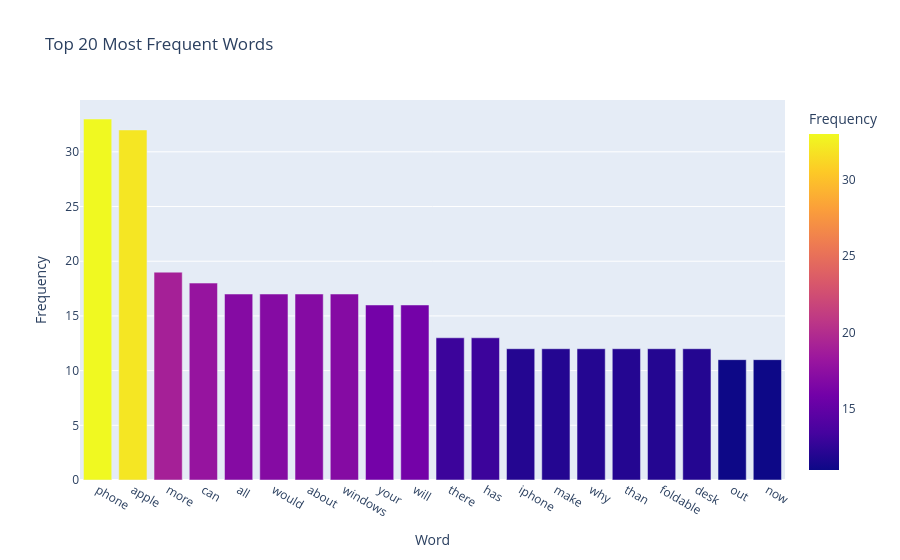

The notebook cell saved with this chart:
### Code cell
top_words = get_top_words(df_comments['comment_text'])
df_words = pd.DataFrame(top_words, columns=['Word', 'Frequency'])

# Chart 3: Top Words
fig3 = px.bar(df_words, x='Word', y='Frequency', title="Top 20 Most Frequent Words", color='Frequency')
fig3.show()

print("\n🔍 EDA Complete. Review the charts above!")

### Figure 1 — Plotly figure (JSON) as saved in the notebook; plotly's stock layout.template omitted (floating-point values rounded to 4 significant figures)
{"data": [{"hovertemplate": "Word=%{x}<br>Frequency=%{marker.color}<extra></extra>", "legendgroup": "", "marker": {"color": [33, 32, 19, 18, 17, 17, 17, 17, 16, 16, 13, 13, 12, 12, 12, 12, 12, 12, 11, 11], "coloraxis": "coloraxis", "pattern": {"shape": ""}}, "name": "", "orientation": "v", "showlegend": false, "textposition": "auto", "type": "bar", "x": ["phone", "apple", "more", "can", "all", "would", "about", "windows", "your", "will", "there", "has", "iphone", "make", "why", "than", "foldable", "desk", "out", "now"], "xaxis": "x", "y": [33, 32, 19, 18, 17, 17, 17, 17, 16, 16, 13, 13, 12, 12, 12, 12, 12, 12, 11, 11], "yaxis": "y"}], "layout": {"barmode": "relative", "coloraxis": {"colorbar": {"title": {"text": "Frequency"}}, "colorscale": [[0, "#0d0887"], [0.1111, "#46039f"], [0.2222, "#7201a8"], [0.3333, "#9c179e"], [0.4444, "#bd3786"], [0.5556, "#d8576b"], [0.6667, "#ed7953"], [0.7778, "#fb9f3a"], [0.8889, "#fdca26"], [1, "#f0f921"]]}, "legend": {"tracegroupgap": 0}, "title": {"text": "Top 20 Most Frequent Words"}, "xaxis": {"anchor": "y", "domain": [0, 1], "title": {"text": "Word"}}, "yaxis": {"anchor": "x", "domain": [0, 1], "title": {"text": "Frequency"}}}}
